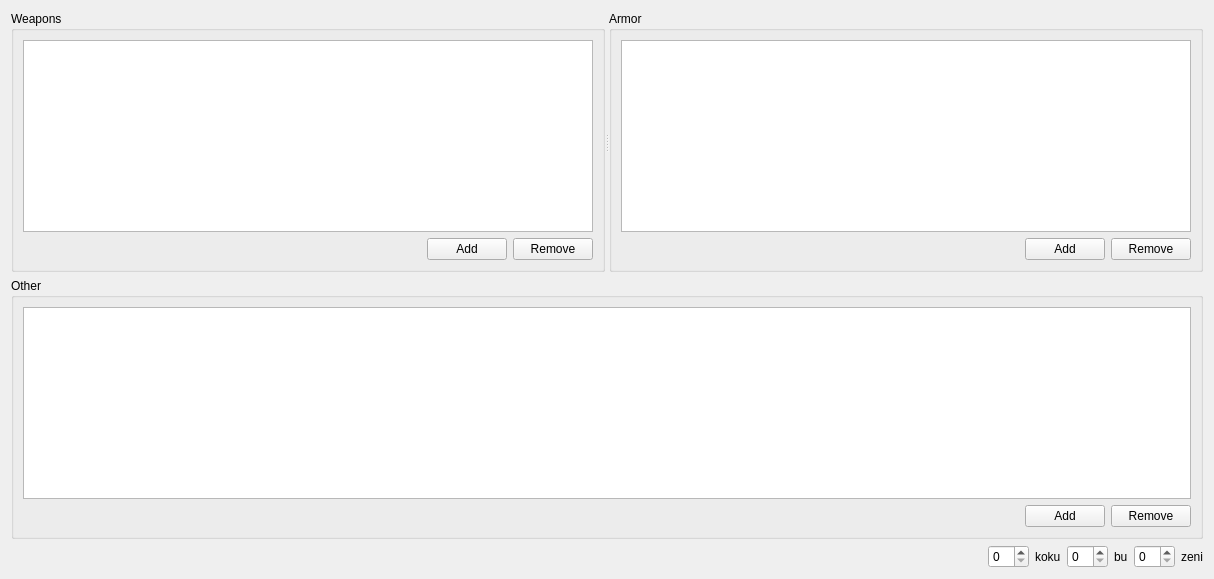
        <widget class="QWidget" name="tab_4">
         <attribute name="title">
          <string>Equipment</string>
         </attribute>
         <layout class="QGridLayout" name="gridLayout_8">
          <item row="1" column="0" colspan="4">
           <widget class="QGroupBox" name="groupBox_10">
            <property name="title">
             <string>Other</string>
            </property>
            <layout class="QGridLayout" name="gridLayout_9">
             <item row="0" column="0" colspan="3">
              <widget class="QTableView" name="other_tableview">
               <attribute name="horizontalHeaderStretchLastSection">
                <bool>true</bool>
               </attribute>
               <attribute name="verticalHeaderVisible">
                <bool>false</bool>
               </attribute>
              </widget>
             </item>
             <item row="1" column="0">
              <spacer name="horizontalSpacer_5">
               <property name="orientation">
                <enum>Qt::Horizontal</enum>
               </property>
               <property name="sizeHint" stdset="0">
                <size>
                 <width>366</width>
                 <height>20</height>
                </size>
               </property>
              </spacer>
             </item>
             <item row="1" column="1">
              <widget class="QPushButton" name="add_other_pushButton">
               <property name="text">
                <string>Add</string>
               </property>
              </widget>
             </item>
             <item row="1" column="2">
              <widget class="QPushButton" name="pushButton_6">
               <property name="text">
                <string>Remove</string>
               </property>
              </widget>
             </item>
            </layout>
           </widget>
          </item>
          <item row="2" column="0">
           <spacer name="horizontalSpacer_6">
            <property name="orientation">
             <enum>Qt::Horizontal</enum>
            </property>
            <property name="sizeHint" stdset="0">
             <size>
              <width>427</width>
              <height>20</height>
             </size>
            </property>
           </spacer>
          </item>
          <item row="2" column="1">
           <layout class="QHBoxLayout" name="horizontalLayout_2">
            <item>
             <widget class="QSpinBox" name="koku_spinBox"/>
            </item>
            <item>
             <widget class="QLabel" name="label_18">
              <property name="text">
               <string>koku</string>
              </property>
             </widget>
            </item>
           </layout>
          </item>
          <item row="2" column="2">
           <layout class="QHBoxLayout" name="horizontalLayout_3">
            <item>
             <widget class="QSpinBox" name="bu_spinBox"/>
            </item>
            <item>
             <widget class="QLabel" name="label_19">
              <property name="text">
               <string>bu</string>
              </property>
             </widget>
            </item>
           </layout>
          </item>
          <item row="2" column="3">
           <layout class="QHBoxLayout" name="horizontalLayout_4">
            <item>
             <widget class="QSpinBox" name="zeni_spinBox"/>
            </item>
            <item>
             <widget class="QLabel" name="label_20">
              <property name="text">
               <string>zeni</string>
              </property>
             </widget>
            </item>
           </layout>
          </item>
          <item row="0" column="0" colspan="4">
           <widget class="QSplitter" name="splitter">
            <property name="orientation">
             <enum>Qt::Horizontal</enum>
            </property>
            <widget class="QGroupBox" name="groupBox_8">
             <property name="title">
              <string>Weapons</string>
             </property>
             <layout class="QGridLayout" name="gridLayout">
              <item row="0" column="0" colspan="3">
               <widget class="QTableView" name="weapon_tableview">
                <property name="sizePolicy">
                 <sizepolicy hsizetype="Preferred" vsizetype="Preferred">
                  <horstretch>0</horstretch>
                  <verstretch>0</verstretch>
                 </sizepolicy>
                </property>
                <attribute name="horizontalHeaderStretchLastSection">
                 <bool>true</bool>
                </attribute>
                <attribute name="verticalHeaderVisible">
                 <bool>false</bool>
                </attribute>
               </widget>
              </item>
              <item row="1" column="0">
               <spacer name="horizontalSpacer_3">
                <property name="orientation">
                 <enum>Qt::Horizontal</enum>
                </property>
                <property name="sizeHint" stdset="0">
                 <size>
                  <width>400</width>
                  <height>20</height>
                 </size>
                </property>
               </spacer>
              </item>
              <item row="1" column="1">
               <widget class="QPushButton" name="add_weapon_pushButton">
                <property name="text">
                 <string>Add</string>
                </property>
               </widget>
              </item>
              <item row="1" column="2">
               <widget class="QPushButton" name="pushButton_2">
                <property name="text">
                 <string>Remove</string>
                </property>
               </widget>
              </item>
             </layout>
            </widget>
            <widget class="QGroupBox" name="groupBox_9">
             <property name="title">
              <string>Armor</string>
             </property>
             <layout class="QGridLayout" name="gridLayout_7">
              <item row="0" column="0" colspan="3">
               <widget class="QTableView" name="armor_tableview">
                <property name="sizePolicy">
                 <sizepolicy hsizetype="Preferred" vsizetype="Preferred">
                  <horstretch>0</horstretch>
                  <verstretch>0</verstretch>
                 </sizepolicy>
                </property>
                <attribute name="horizontalHeaderStretchLastSection">
                 <bool>true</bool>
                </attribute>
                <attribute name="verticalHeaderVisible">
                 <bool>false</bool>
                </attribute>
               </widget>
              </item>
              <item row="1" column="0">
               <spacer name="horizontalSpacer_4">
                <property name="orientation">
                 <enum>Qt::Horizontal</enum>
                </property>
                <property name="sizeHint" stdset="0">
                 <size>
                  <width>400</width>
                  <height>20</height>
                 </size>
                </property>
               </spacer>
              </item>
              <item row="1" column="1">
               <widget class="QPushButton" name="add_armor_pushButton">
                <property name="text">
                 <string>Add</string>
                </property>
               </widget>
              </item>
              <item row="1" column="2">
               <widget class="QPushButton" name="pushButton_4">
                <property name="text">
                 <string>Remove</string>
                </property>
               </widget>
              </item>
             </layout>
            </widget>
           </widget>
          </item>
         </layout>
        </widget>
